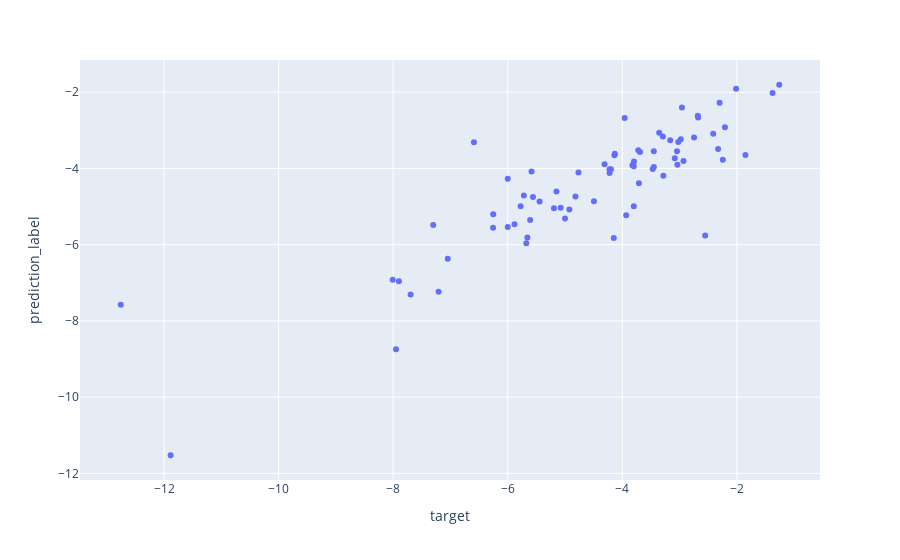

Notebook code cell kept with this figure:
### Code cell
import plotly.express as px
import numpy as np


px.scatter(transformed_data, x = 'target', y = 'prediction_label')

### Figure 1 — Plotly figure (JSON) as saved in the notebook; plotly's stock layout.template omitted (floating-point values rounded to 4 significant figures)
{"data": [{"hovertemplate": "target=%{x}<br>prediction_label=%{y}<extra></extra>", "legendgroup": "", "marker": {"color": "#636efa", "symbol": "circle"}, "mode": "markers", "name": "", "orientation": "v", "showlegend": false, "type": "scatter", "x": [-4.137, -6.256, -2.747, -3.824, -1.377, -7.695, -2.327, -3.45, -7.047, -1.85, -2.208, -3.045, -7.951, -12.76, -2.676, -4.495, -2.245, -5.559, -4.131, -4.222, -5.658, -3.8, -5.076, -3.799, -5.445, -6.59, -7.301, -5.883, -3.292, -2.932, -6, -4.198, -2.682, -7.208, -5.585, -6.253, -3.71, -11.89, -2.959, -4.31, -8.009, -2.013, -3.469, -5.775, -2.553, -3.282, -2.979, -5.676, -4.764, -5, -4.222, -4.149, -3.038, -1.26, -3.69, -4.818, -3.959, -3.45, -5.194, -3.932, -2.412, -2.301, -3.796, -4.924, -3.162, -3.356, -3.022, -6, -5.609, -7.9, -5.719, -3.084, -3.721, -5.151], "xaxis": "x", "y": [-3.652, -5.557, -3.189, -3.914, -2.021, -7.305, -3.491, -3.965, -6.372, -3.65, -2.917, -3.546, -8.745, -7.576, -2.666, -4.859, -3.772, -4.747, -3.616, -4.021, -5.81, -3.941, -5.032, -4.995, -4.866, -3.311, -5.481, -5.464, -3.16, -3.802, -4.271, -4.023, -2.616, -7.235, -4.082, -5.199, -4.385, -11.52, -2.398, -3.89, -6.922, -1.906, -4.011, -4.994, -5.756, -4.19, -3.233, -5.965, -4.108, -5.31, -4.117, -5.827, -3.904, -1.805, -3.567, -4.733, -2.676, -3.55, -5.043, -5.226, -3.092, -2.279, -3.816, -5.077, -3.263, -3.061, -3.309, -5.537, -5.351, -6.96, -4.711, -3.731, -3.523, -4.602], "yaxis": "y"}], "layout": {"legend": {"tracegroupgap": 0}, "margin": {"t": 60}, "xaxis": {"anchor": "y", "domain": [0, 1], "title": {"text": "target"}}, "yaxis": {"anchor": "x", "domain": [0, 1], "title": {"text": "prediction_label"}}}}
